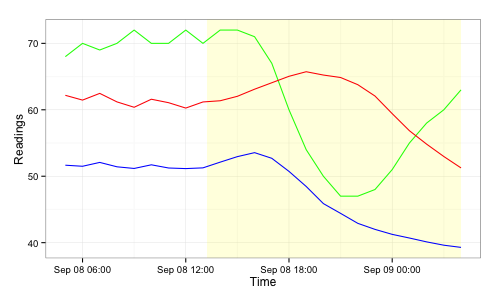

Write the R code that produced this figure.
#
# test.R
#
# shows example usage for Rforecastio package
#
# Copyright (c) 2013 Bob Rudis (@hrbrmstr) bob@rudis.net
#
# MIT License
#

library(Rforecastio)
library(ggplot2)

# NEVER put credentials or api keys in script bodies or github repos!!
# the "config" file has one thing in it, the api key string on one line
# this is all it takes to read it in
fio.api.key = readLines("~/.forecast.io")

my.latitude = "43.2673"
my.longitude = "-70.8618"

#fio.list <- fio.forecast(fio.api.key, my.latitude, my.longitude)
fio.list <- fio.forecast(fio.api.key, my.latitude, my.longitude, 
                         for.time=as.integer(Sys.time())-(60*60*6))

# fio.gg <- fio.gg + geom_line(aes(y=pressure*0.0295301), color="purple")

# setup "forecast" highlight plot area

forecast.x.min <- ISOdatetime(1960,1,1,0,0,0) + unclass(Sys.time())
forecast.x.max <- max(fio.list$hourly.df$time)
if (forecast.x.min > forecast.x.max) forecast.x.min <- forecast.x.max
fio.forecast.range.df <- data.frame(xmin=forecast.x.min, xmax=forecast.x.max,
                                    ymin=-Inf, ymax=+Inf)

# plot the readings

fio.gg <- ggplot(data=fio.list$hourly.df,aes(x=time, y=temperature))
fio.gg <- fio.gg + labs(y="Readings", x="Time")
fio.gg <- fio.gg + geom_rect(data=fio.forecast.range.df,
                             aes(xmin=xmin, xmax=xmax,
                                 ymin=ymin, ymax=ymax), 
                             fill="yellow", alpha=(0.15),
                             inherit.aes = FALSE)
fio.gg <- fio.gg + geom_line(aes(y=humidity*100), color="green")
fio.gg <- fio.gg + geom_line(aes(y=temperature), color="red")
fio.gg <- fio.gg + geom_line(aes(y=dewPoint), color="blue")
fio.gg <- fio.gg + theme_bw()
fio.gg
